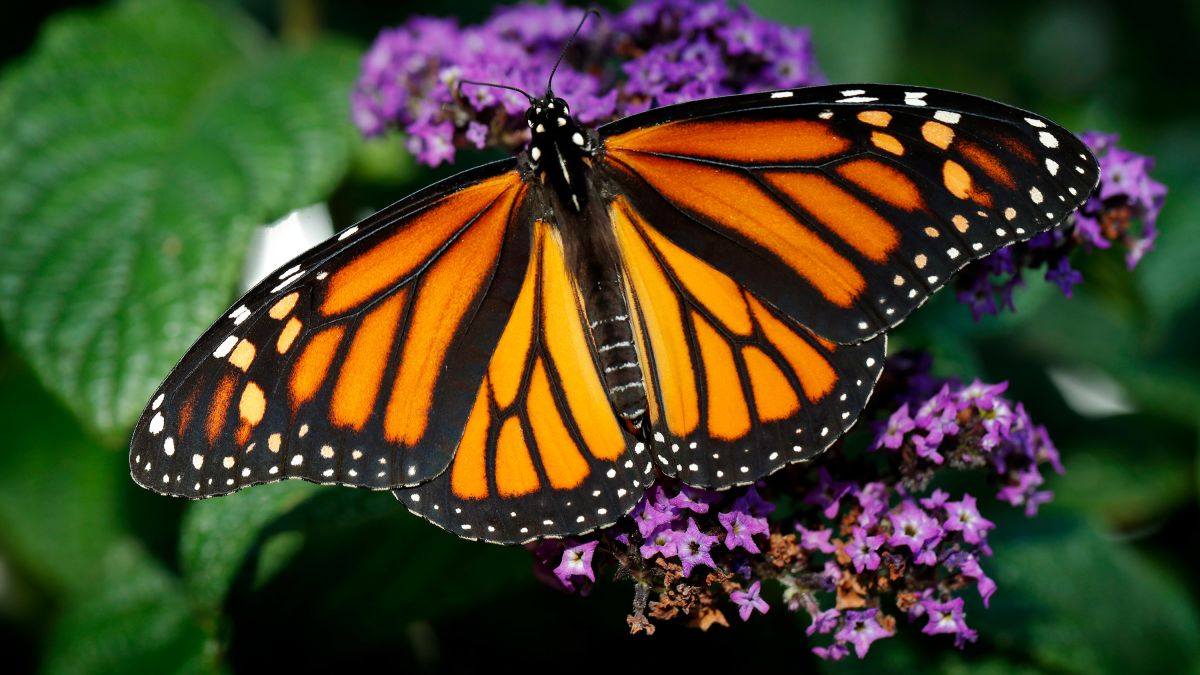
#> input picture Image-segmentation-K-means/butter.jpg, 1200 x 675 px
$ python k_means_segmentation.py
#> lines starting #> are read from the running program, lines starting #| are printed output that depends on the picture; after the words box and inside, x2 and y2 are one past the last pixel; in counts of white or black regions, pixels touching at a corner belong together
import cv2
import matplotlib.pyplot as plt
import numpy as np


image = cv2.imread("butter.jpg")
#> image is the input picture: shape (675, 1200, 3); mean B, G, R 40.2, 67.2, 69.5

image_copy = np.copy(image)

#convert to rgb
image_copy = cv2.cvtColor(image_copy,cv2.COLOR_BGR2RGB)

plt.imshow(image_copy)

#prep data for k-means
pixel_vals = image_copy.reshape((-1,3))

#convet the float type
pixel_vals = np.float32(pixel_vals)

#defining the criteria
criteria  = (cv2.TERM_CRITERIA_EPS + cv2.TERM_CRITERIA_MAX_ITER,10,1.0)

#implement k - means
k1 = 2
k2 = 4
k3 = 6
retval,labels ,centers = cv2.kmeans(pixel_vals,k1,None,criteria,10,cv2.KMEANS_RANDOM_CENTERS)
#> retval = 3.95e+09; centers = [[187.8, 123.9, 83.31], [31.51, 49.02, 26.31]]

#convert the data into 8 bit values
centers = np.uint8(centers)
#> centers = [[187, 123, 83], [31, 49, 26]]
segemented_data = centers[labels.flatten()]

#reshape
segemented_image1 = segemented_data.reshape((image_copy.shape))
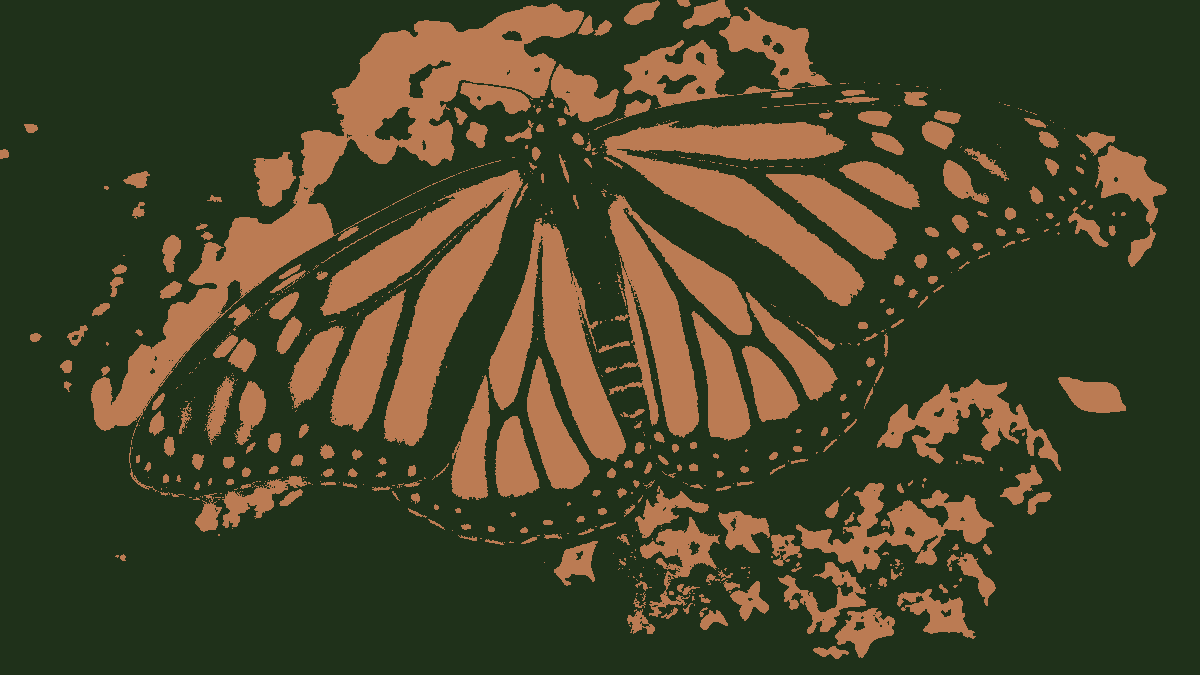
#> segemented_image1: shape (675, 1200, 3); mean R, G, B 68.9, 67, 39.9
labels_reshape = labels.reshape(image_copy.shape[0],image_copy.shape[1])
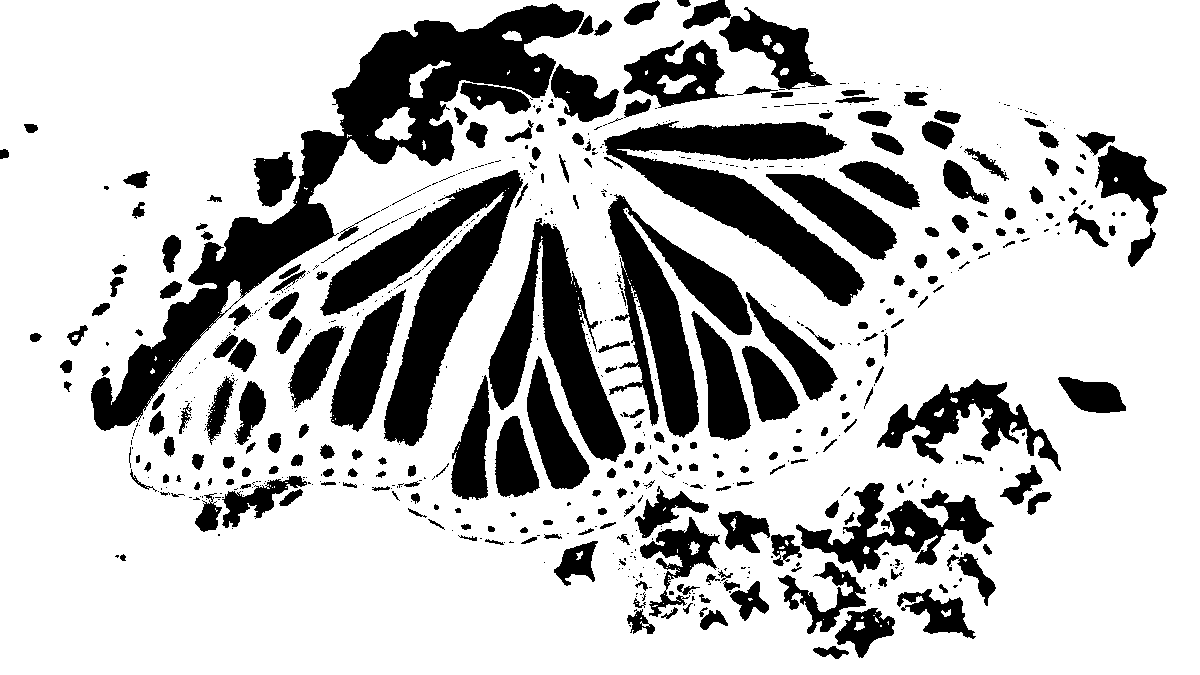
#> labels_reshape: shape (675, 1200) int32; values 0 (black) and 1 (white), 75.7% white; 694 black regions (430 under 20 px), largest, box (x1, y1, x2, y2) and area: (91, 3, 584, 431) 33794, (320, 170, 523, 446) 17471, (604, 121, 865, 306) 16513

retval,labels ,centers = cv2.kmeans(pixel_vals,k2,None,criteria,10,cv2.KMEANS_RANDOM_CENTERS)
#> retval = 1.62e+09; centers = [[229, 126.8, 11.73], [60.22, 92.46, 51.79], [166.5, 122.9, 173.7], [17.99, 25.66, 13.73]]

#convert the data into 8 bit values
centers = np.uint8(centers)
#> centers = [[229, 126, 11], [60, 92, 51], [166, 122, 173], [17, 25, 13]]
segemented_data = centers[labels.flatten()]

#reshape
segemented_image2 = segemented_data.reshape((image_copy.shape))
labels_reshape = labels.reshape(image_copy.shape[0],image_copy.shape[1])
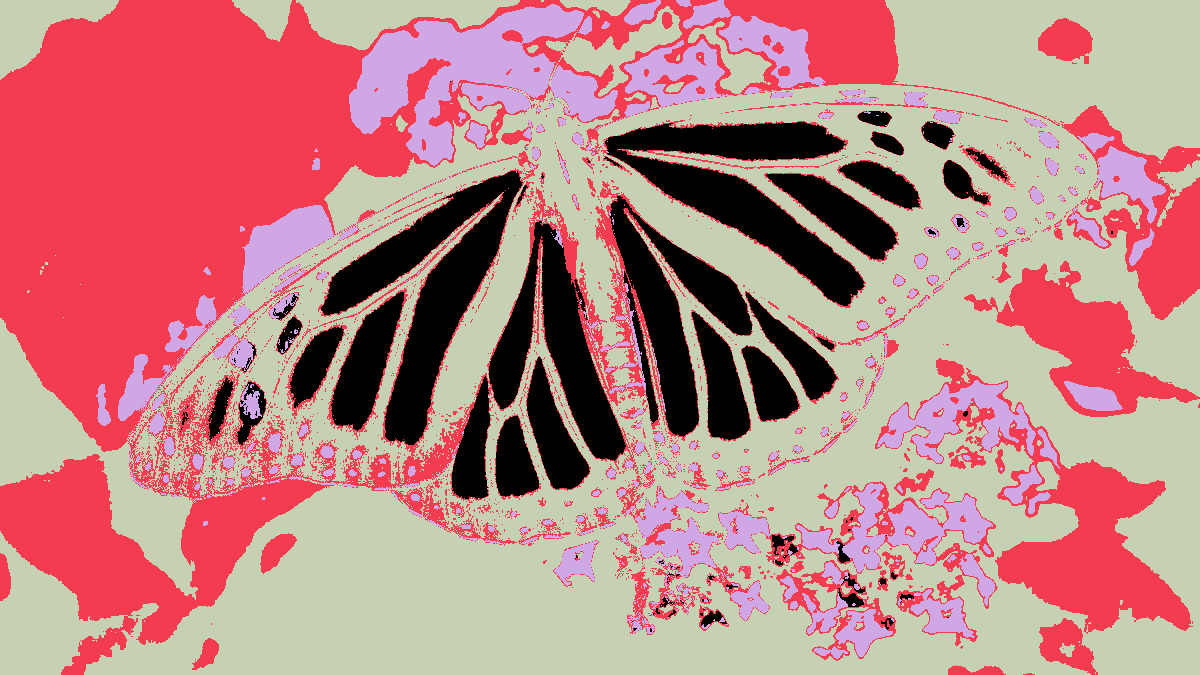
#> labels_reshape: shape (675, 1200) int32; 4 distinct labels, from 0 to 3; one colour per label, 0 black

retval,labels ,centers = cv2.kmeans(pixel_vals,k3,None,criteria,10,cv2.KMEANS_RANDOM_CENTERS)
#> retval = 1.18e+09; centers = [[49.56, 101.8, 45.68], [98.2, 59.75, 70.09], [231.8, 128.8, 10.66], [156, 105.2, 168.8], [17.72, 25.09, 13.68], [230.7, 218.8, 206]]

#convert the data into 8 bit values
centers = np.uint8(centers)
#> centers = [[49, 101, 45], [98, 59, 70], [231, 128, 10], [155, 105, 168], [17, 25, 13], [230, 218, 206]]
segemented_data = centers[labels.flatten()]

#reshape
segemented_image3 = segemented_data.reshape((image_copy.shape))
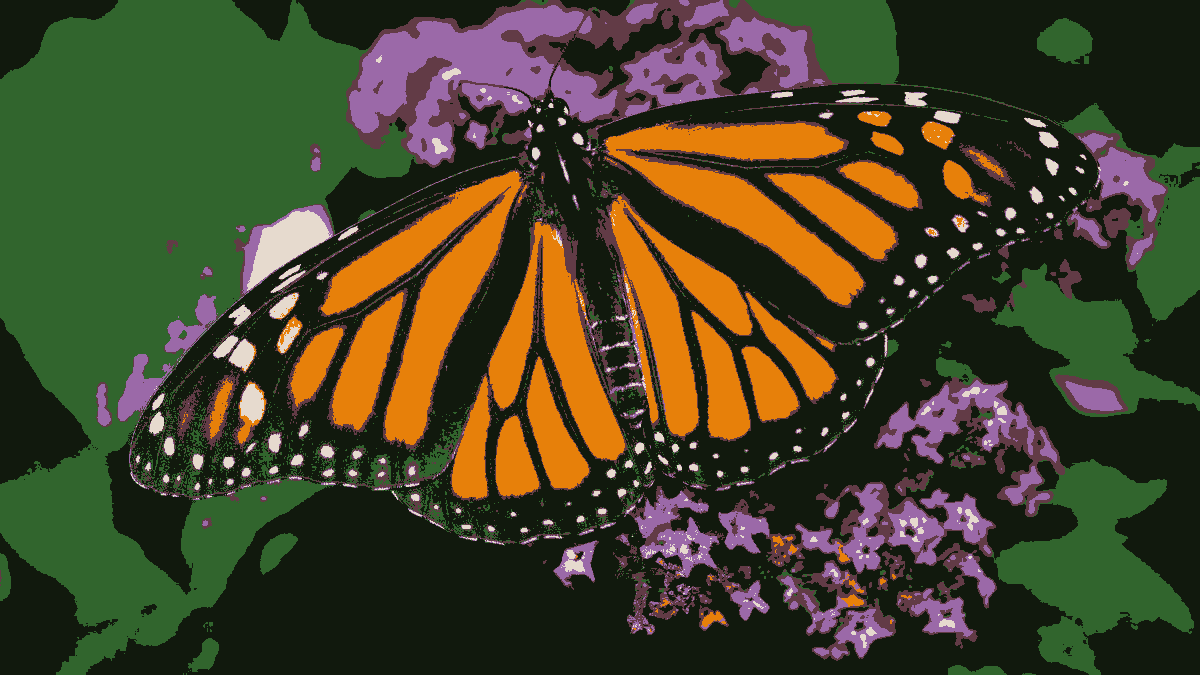
#> segemented_image3: shape (675, 1200, 3); mean R, G, B 68.9, 66.8, 39.6
labels_reshape = labels.reshape(image_copy.shape[0],image_copy.shape[1])
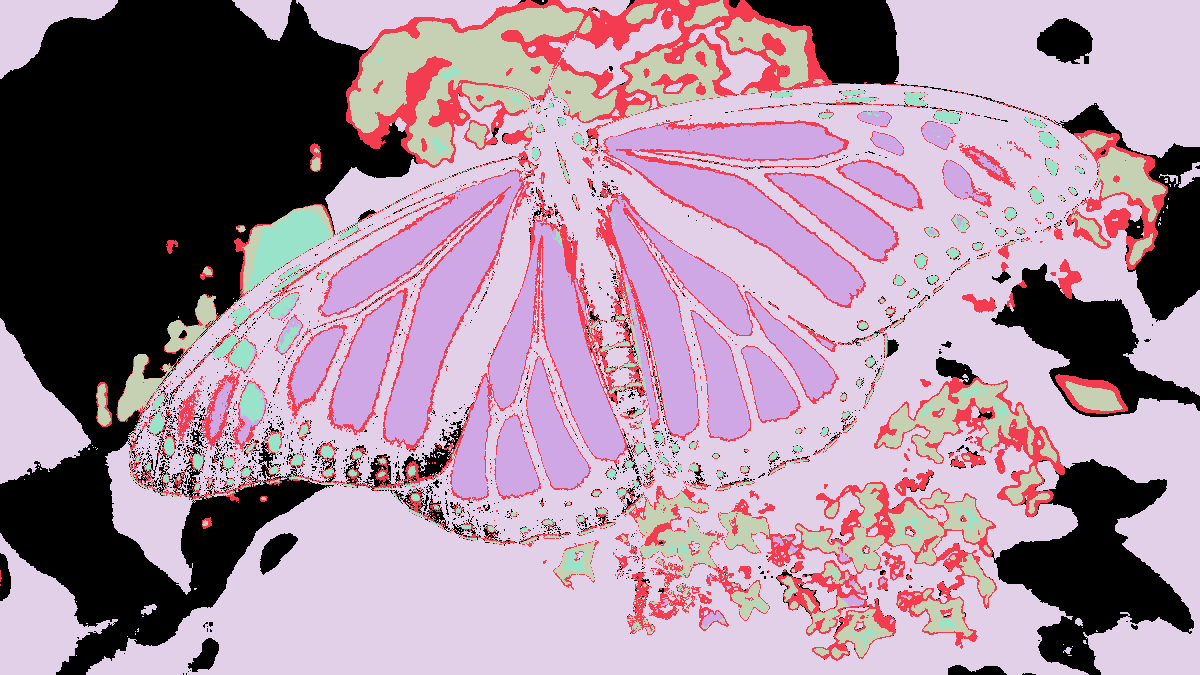
#> labels_reshape: shape (675, 1200) int32; 6 distinct labels, from 0 to 5; one colour per label, 0 black

plt.subplot(131)
plt.title("K = 2")
plt.imshow(segemented_image1)
plt.subplot(132)
plt.title("K = 4")
plt.imshow(segemented_image2)
plt.subplot(133)
plt.title("K = 6")
plt.imshow(segemented_image3)


plt.show()
